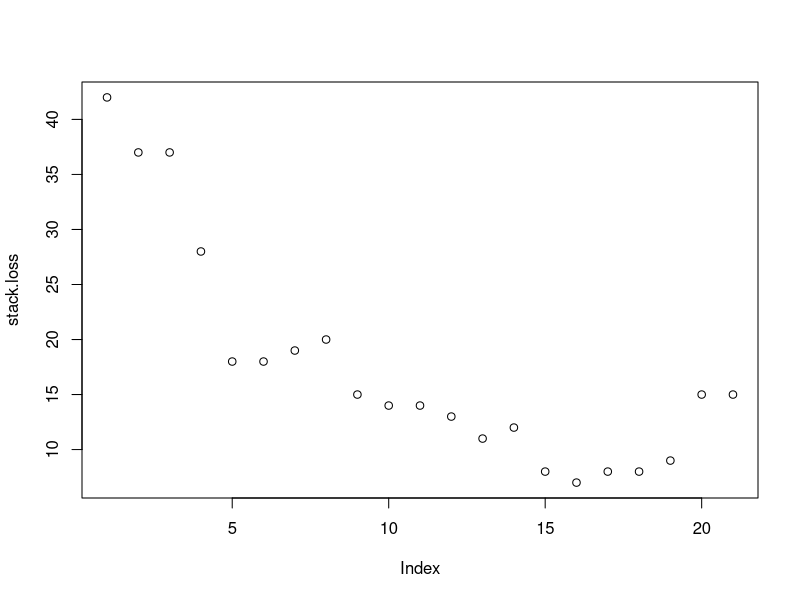

The R source for this figure:
## ---- chunk 1
library(readr)
mydata <- data.frame(stack.loss)   # built-in data
plot(stack.loss)
mean(mydata$stack.loss)
median(mydata$stack.loss)
## ---- chunk 2
library(e1071)
kurtosis(stack.loss)
skewness(stack.loss)
length(stack.loss)
sample(stack.loss)
